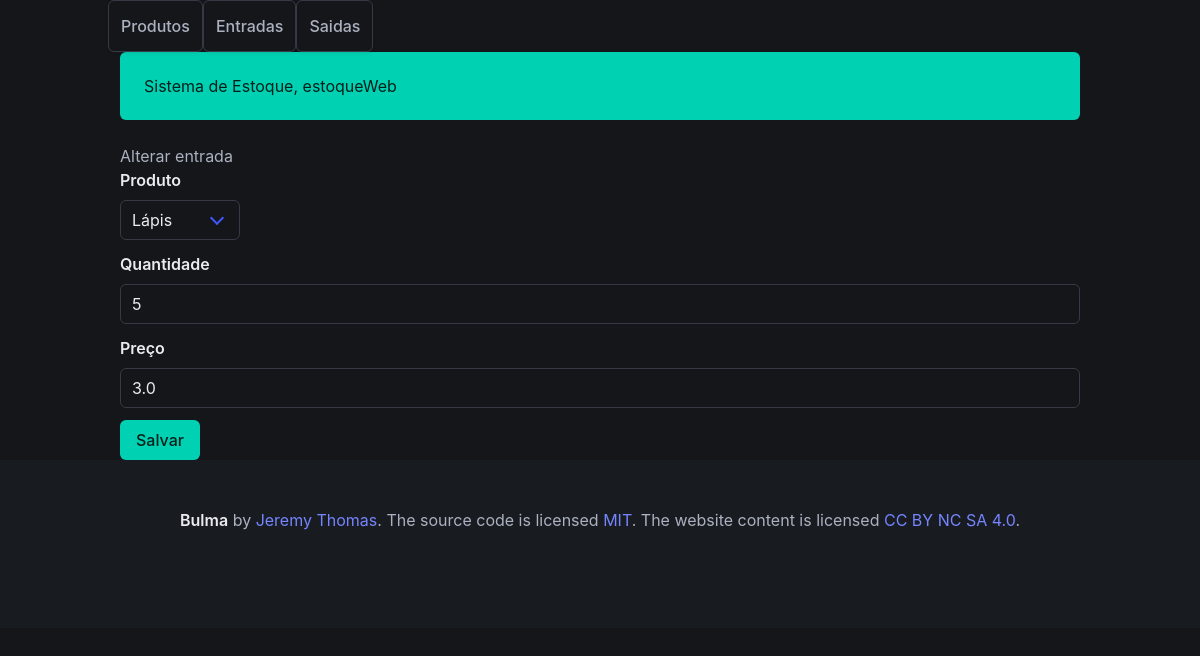
The page /entrada/update_entrada/1/ on the database its author committed.
### produto/models.py (models this page shows, shortened)
class Produtos(models.Model):
    produto = models.CharField('Produto', max_length=200)
    cor = models.ForeignKey(Cores, on_delete=models.PROTECT, verbose_name='Cor')
    descricao = models.TextField('Descrição', blank=True)
    preco = models.DecimalField('Preço', decimal_places=2, max_digits=8, default=0)
    quantidade = models.IntegerField('Quantidade', default=0)
    criado = models.DateTimeField('Criado em', auto_now_add=True)
    modificado = models.DateTimeField('Modificado em', auto_now=True)
    def __str__(self):
        return self.produto
    class Meta:
        verbose_name = 'Produto'
        verbose_name_plural = 'Produtos'
        ordering = ['-produto']

### entrada/models.py (models this page shows)
class Entradas(models.Model):
    produto = models.ForeignKey(Produtos, on_delete=models.CASCADE, verbose_name='Produto')
    preco = models.FloatField('Preço', default=0)
    quantidade = models.IntegerField('Quantidade', default=0)
    criado = models.DateTimeField('Criado em', auto_now_add=True)
    modificado = models.DateTimeField('Modificado em', auto_now=True)

### entrada/views.py (the view)
# urls.py: path('update_entrada/<int:pk>/', update_entrada, name='update_entrada'),
def update_entrada(request, pk):
    entrada = Entradas.objects.get(pk=pk)
    quantidade = entrada.quantidade
    if request.method == 'POST':
        form = EntradaForm(request.POST, instance=entrada)
        if form.is_valid():
            form.save(commit=False)
            form.cleaned_data['produto'].quantidade = form.cleaned_data['produto'].quantidade - quantidade + form.cleaned_data['quantidade']
            form.cleaned_data['produto'].save_base()
            form.save()
            return redirect('entrada:list_entrada')
    else:
        template_name = 'update_entrada.html'
        context = {
            'form': EntradaForm(instance=entrada),
            'pk': pk,
        }
        return render(request, template_name, context)

### entrada/forms.py
class EntradaForm(ModelForm):
    class Meta:
        model = Entradas
        fields = ['produto', 'quantidade', 'preco']
        widgets = {
            'quantidade': TextInput(attrs={'class': 'input'}),
            'preco': TextInput(attrs={'class': 'input'}),
            'produto': Select(attrs={'class': 'select'}),
        }

### entrada/templates/update_entrada.html (shortened to what this page needs)
{% extends 'base.html' %}
{% block product %}
<p>Alterar entrada</p>
<form action="{% url 'entrada:update_entrada' pk %}" method="post">
    {% for field in form %}
    <div class = 'field'>
        <label class="label">{{ field.label }}</label>
        <div class="control">
            {% if field.widget_type == 'select' %}
                    <div class="select">
                        {{ field }}
                    </div>
            {% else %}
                {{ field }}
            {% endif %}
        </div>
    </div>
{% endfor %}
    <button class="button is-primary" type="submit">Salvar</button>
</form>
{% endblock %}

### rows shown on the page
Produtos: form "Lápis"
Entradas: form "5" "3.0"

### other values the page prints
{{ field.label }} "Produto" "Quantidade" "Preço"
